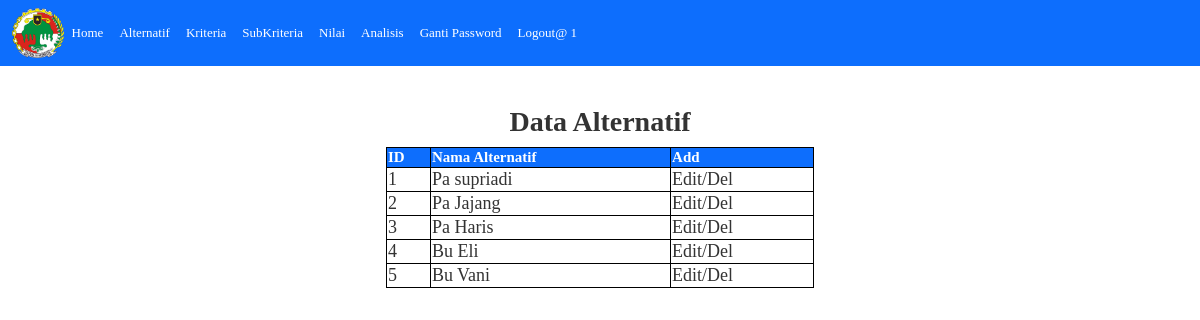
The page /alternatif.php (signed in) on the database its author committed.
### tables this page shows
CREATE TABLE `alternatif` (
  `id_alternatif` int(11) NOT NULL,
  `nama_alternatif` varchar(200) DEFAULT NULL
);

### alternatif.php (the view, shortened to what this page needs)
<?php
include("koneksi.php");
?>
<head>
  <link href="https://cdn.jsdelivr.net/npm/bootstrap@5.0.2/dist/css/bootstrap.min.css" rel="stylesheet">
  <link rel="stylesheet" href="style.css">
</head>
<!doctype html>
<html lang="en">
<body>
  <nav class="navbar navbar-expand-lg navbar-dark bg-primary x-4">
    <div class="container-fluid">
      <img src="2.png" widht="55" height="50">
      <div class="collapse navbar-collapse" id="navbarNav">
        <ul class="navbar-nav">
          <li class="nav-item">
            <a class="nav-link active" aria-current="page" href="admin.php">Home</a>
          </li>
          <li class="nav-item">
            <a class="nav-link active" aria-current="page" href="alternatif.php">Alternatif</a>
          </li>
          <li class="nav-item">
            <a class="nav-link active" aria-current="page" href="kriteria.php">Kriteria</a>
          </li>
          <li class="nav-item">
            <a class="nav-link active" aria-current="page" href="pilihan-kriteria.php">SubKriteria</a>
          </li>
          <li class="nav-item">
            <a class="nav-link active" aria-current="page" href="nilai.php">Nilai</a>
          </li>
          <li class="nav-item">
            <a class="nav-link active" aria-current="page" href="konsultasi-maut-php-mysql.php">Analisis</a>
          </li>
          <li class="nav-item">
            <a class="nav-link active" aria-current="page" href="ganti-password.php">Ganti Password</a>
          </li>
          <li class="nav-item">
            <a class="nav-link active" aria-current="page" href="logout.php">Logout@ <?php echo $_SESSION['userlogin']; ?></a>
          </li>
        </ul>
      </div>
    </div>
  </nav>
  <br>
  <br>
  <h3 style="text-align: center;"><b>Data Alternatif</b>
    <h3 />
    <table class="table-bordered" align="center" style="border-color:black" width="428">
      <thead>
        <tr>
          <th bgcolor=#0D6EFD><a style="color: white; font-size:15px">ID</th>
          <th bgcolor=#0D6EFD><a style="color: white; font-size:15px">Nama Alternatif</th>
          <th bgcolor=#0D6EFD><a href=" add-alternatif.php" style="color: white; font-size:15px">Add</th>
        </tr>
      </thead>
      <tbody>
        <?php
        $queryalternatif = mysqli_query($db, "SELECT * FROM alternatif ORDER BY id_alternatif");
        while ($dataalternatif = mysqli_fetch_array($queryalternatif)) {
        ?>
          <tr>
            <td style="font-size:18px"><?php echo $dataalternatif['id_alternatif']; ?> </td>
            <td style="font-size:18px"><?php echo $dataalternatif['nama_alternatif']; ?></td>
            <td style="font-size:18px">
              <a href=" edit-alternatif.php?id_alternatif=<?php echo $dataalternatif['id_alternatif']; ?>">Edit</a>/<a href="del-alternatif.php?id_alternatif=<?php echo $dataalternatif['id_alternatif']; ?> ">Del</a>
            </td>
          </tr>
        <?php
        }
        ?>
      </tbody>
    </table>
</body>
</html>

### style.css (style rules this page uses)
body, td, th { font-family: Georgia, Times New Roman, Times, serif; font-size: 13px; color: #333333; }
a:link { text-decoration: none; color: #333333; }

### rows shown on the page
alternatif: id_alternatif "1", nama_alternatif "Pa supriadi"
alternatif: id_alternatif "2", nama_alternatif "Pa Jajang"
alternatif: id_alternatif "3", nama_alternatif "Pa Haris"
alternatif: id_alternatif "4", nama_alternatif "Bu Eli"
alternatif: id_alternatif "5", nama_alternatif "Bu Vani"

### other values the page prints
$_SESSION['userlogin'] "1"
